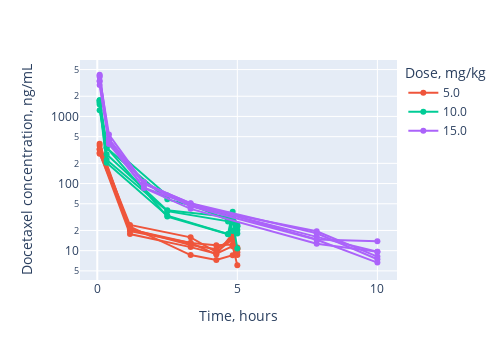

The notebook cell this image was saved under:
### Markdown cell above
Lets look at the data for determining the Pharmacokinetic behaviour to see what it can tell us.

### Code cell
for drug in drugs:
    x_label = "Time, hours"
    y_label = drug + " concentration, " + units[drug]
    df_plot = data_sets[drug+"_"+drug]
    
#     dose_categories = df_drug.DOSE.unique()

    fig = px.line(
        df_plot,
        x="TIME",
        y="OBS",
        line_group="ID",
        color='Dose, '+dose_unit,
        width=500, 
        height=360,
        color_discrete_sequence=px.colors.qualitative.Plotly[1:],
        hover_data=list(df_plot.columns))

    fig.update_xaxes(title_text=x_label)
    fig.update_yaxes(title_text=y_label)
    fig.update_layout(yaxis_type="log")
    fig.update_traces(mode='markers+lines')
    
    fig.write_image(image_file + drug + "_PK_traces.svg")
    fig.show()

### Figure 1 — Plotly figure (JSON) as saved in the notebook; plotly's stock layout.template omitted (floating-point values rounded to 4 significant figures)
{"data": [{"customdata": [["Docetaxel", 5, 5335, "hours", 0, 0, ".", ".", 0.2, "ng/mL", 1, "Docetaxel", 0, "0470-2008", "Rat", "Male"], ["Docetaxel", 5, 5335, "hours", 0, 0, ".", ".", 0.2, "ng/mL", 1, "Docetaxel", 0, "0470-2008", "Rat", "Male"], ["Docetaxel", 5, 5335, "hours", 0, 0, ".", ".", 0.2, "ng/mL", 1, "Docetaxel", 0, "0470-2008", "Rat", "Male"], ["Docetaxel", 5, 5335, "hours", 0, 0, ".", ".", 0.2, "ng/mL", 1, "Docetaxel", 0, "0470-2008", "Rat", "Male"], ["Docetaxel", 5, 5335, "hours", 0, 0, ".", ".", 0.2, "ng/mL", 1, "Docetaxel", 0, "0470-2008", "Rat", "Male"], ["Docetaxel", 5, 5335, "hours", 0, 0, ".", ".", 0.2, "ng/mL", 1, "Docetaxel", 0, "0470-2008", "Rat", "Male"]], "hovertemplate": "Dose, mg/kg=%{customdata[1]}<br>ID=%{customdata[2]}<br>TIME=%{x}<br>OBS=%{y}<br>DRUG=%{customdata[0]}<br>TIME_UNIT=%{customdata[3]}<br>EVID=%{customdata[4]}<br>CENS=%{customdata[5]}<br>AMT=%{customdata[6]}<br>TINF=%{customdata[7]}<br>WT=%{customdata[8]}<br>UNIT=%{customdata[9]}<br>YTYPE=%{customdata[10]}<br>YNAME=%{customdata[11]}<br>MDV=%{customdata[12]}<br>STUDY=%{customdata[13]}<br>SPECIES=%{customdata[14]}<br>SEX=%{customdata[15]}<extra></extra>", "legendgroup": "5.0", "line": {"color": "#EF553B", "dash": "solid"}, "mode": "markers+lines", "name": "5.0", "orientation": "v", "showlegend": true, "type": "scatter", "x": [0.083, 1.167, 3.333, 4.25, 4.833, 5], "xaxis": "x", "y": [320.8, 19.59, 13.03, 12.07, 12.36, 10.48], "yaxis": "y"}, {"customdata": [["Docetaxel", 5, 5336, "hours", 0, 0, ".", ".", 0.2, "ng/mL", 1, "Docetaxel", 0, "0470-2008", "Rat", "Male"], ["Docetaxel", 5, 5336, "hours", 0, 0, ".", ".", 0.2, "ng/mL", 1, "Docetaxel", 0, "0470-2008", "Rat", "Male"], ["Docetaxel", 5, 5336, "hours", 0, 0, ".", ".", 0.2, "ng/mL", 1, "Docetaxel", 0, "0470-2008", "Rat", "Male"], ["Docetaxel", 5, 5336, "hours", 0, 0, ".", ".", 0.2, "ng/mL", 1, "Docetaxel", 0, "0470-2008", "Rat", "Male"], ["Docetaxel", 5, 5336, "hours", 0, 0, ".", ".", 0.2, "ng/mL", 1, "Docetaxel", 0, "0470-2008", "Rat", "Male"], ["Docetaxel", 5, 5336, "hours", 0, 0, ".", ".", 0.2, "ng/mL", 1, "Docetaxel", 0, "0470-2008", "Rat", "Male"]], "hovertemplate": "Dose, mg/kg=%{customdata[1]}<br>ID=%{customdata[2]}<br>TIME=%{x}<br>OBS=%{y}<br>DRUG=%{customdata[0]}<br>TIME_UNIT=%{customdata[3]}<br>EVID=%{customdata[4]}<br>CENS=%{customdata[5]}<br>AMT=%{customdata[6]}<br>TINF=%{customdata[7]}<br>WT=%{customdata[8]}<br>UNIT=%{customdata[9]}<br>YTYPE=%{customdata[10]}<br>YNAME=%{customdata[11]}<br>MDV=%{customdata[12]}<br>STUDY=%{customdata[13]}<br>SPECIES=%{customdata[14]}<br>SEX=%{customdata[15]}<extra></extra>", "legendgroup": "5.0", "line": {"color": "#EF553B", "dash": "solid"}, "mode": "markers+lines", "name": "5.0", "orientation": "v", "showlegend": false, "type": "scatter", "x": [0.083, 1.167, 3.333, 4.25, 4.833, 5], "xaxis": "x", "y": [288.9, 17.69, 11.29, 8.985, 11.66, 6.062], "yaxis": "y"}, {"customdata": [["Docetaxel", 5, 5337, "hours", 0, 0, ".", ".", 0.2, "ng/mL", 1, "Docetaxel", 0, "0470-2008", "Rat", "Male"], ["Docetaxel", 5, 5337, "hours", 0, 0, ".", ".", 0.2, "ng/mL", 1, "Docetaxel", 0, "0470-2008", "Rat", "Male"], ["Docetaxel", 5, 5337, "hours", 0, 0, ".", ".", 0.2, "ng/mL", 1, "Docetaxel", 0, "0470-2008", "Rat", "Male"], ["Docetaxel", 5, 5337, "hours", 0, 0, ".", ".", 0.2, "ng/mL", 1, "Docetaxel", 0, "0470-2008", "Rat", "Male"], ["Docetaxel", 5, 5337, "hours", 0, 0, ".", ".", 0.2, "ng/mL", 1, "Docetaxel", 0, "0470-2008", "Rat", "Male"], ["Docetaxel", 5, 5337, "hours", 0, 0, ".", ".", 0.2, "ng/mL", 1, "Docetaxel", 0, "0470-2008", "Rat", "Male"]], "hovertemplate": "Dose, mg/kg=%{customdata[1]}<br>ID=%{customdata[2]}<br>TIME=%{x}<br>OBS=%{y}<br>DRUG=%{customdata[0]}<br>TIME_UNIT=%{customdata[3]}<br>EVID=%{customdata[4]}<br>CENS=%{customdata[5]}<br>AMT=%{customdata[6]}<br>TINF=%{customdata[7]}<br>WT=%{customdata[8]}<br>UNIT=%{customdata[9]}<br>YTYPE=%{customdata[10]}<br>YNAME=%{customdata[11]}<br>MDV=%{customdata[12]}<br>STUDY=%{customdata[13]}<br>SPECIES=%{customdata[14]}<br>SEX=%{customdata[15]}<extra></extra>", "legendgroup": "5.0", "line": {"color": "#EF553B", "dash": "solid"}, "mode": "markers+lines", "name": "5.0", "orientation": "v", "showlegend": false, "type": "scatter", "x": [0.083, 1.167, 3.333, 4.25, 4.833, 5], "xaxis": "x", "y": [366.5, 20.7, 13.0, 8.802, 17.93, 9.496], "yaxis": "y"}, {"customdata": [["Docetaxel", 5, 5338, "hours", 0, 0, ".", ".", 0.2, "ng/mL", 1, "Docetaxel", 0, "0470-2008", "Rat", "Male"], ["Docetaxel", 5, 5338, "hours", 0, 0, ".", ".", 0.2, "ng/mL", 1, "Docetaxel", 0, "0470-2008", "Rat", "Male"], ["Docetaxel", 5, 5338, "hours", 0, 0, ".", ".", 0.2, "ng/mL", 1, "Docetaxel", 0, "0470-2008", "Rat", "Male"], ["Docetaxel", 5, 5338, "hours", 0, 0, ".", ".", 0.2, "ng/mL", 1, "Docetaxel", 0, "0470-2008", "Rat", "Male"], ["Docetaxel", 5, 5338, "hours", 0, 0, ".", ".", 0.2, "ng/mL", 1, "Docetaxel", 0, "0470-2008", "Rat", "Male"], ["Docetaxel", 5, 5338, "hours", 0, 0, ".", ".", 0.2, "ng/mL", 1, "Docetaxel", 0, "0470-2008", "Rat", "Male"]], "hovertemplate": "Dose, mg/kg=%{customdata[1]}<br>ID=%{customdata[2]}<br>TIME=%{x}<br>OBS=%{y}<br>DRUG=%{customdata[0]}<br>TIME_UNIT=%{customdata[3]}<br>EVID=%{customdata[4]}<br>CENS=%{customdata[5]}<br>AMT=%{customdata[6]}<br>TINF=%{customdata[7]}<br>WT=%{customdata[8]}<br>UNIT=%{customdata[9]}<br>YTYPE=%{customdata[10]}<br>YNAME=%{customdata[11]}<br>MDV=%{customdata[12]}<br>STUDY=%{customdata[13]}<br>SPECIES=%{customdata[14]}<br>SEX=%{customdata[15]}<extra></extra>", "legendgroup": "5.0", "line": {"color": "#EF553B", "dash": "solid"}, "mode": "markers+lines", "name": "5.0", "orientation": "v", "showlegend": false, "type": "scatter", "x": [0.083, 1.167, 3.333, 4.25, 4.833, 5], "xaxis": "x", "y": [328.6, 24.12, 15.78, 9.524, 14.85, 10.65], "yaxis": "y"}, {"customdata": [["Docetaxel", 5, 5339, "hours", 0, 0, ".", ".", 0.2, "ng/mL", 1, "Docetaxel", 0, "0470-2008", "Rat", "Male"], ["Docetaxel", 5, 5339, "hours", 0, 0, ".", ".", 0.2, "ng/mL", 1, "Docetaxel", 0, "0470-2008", "Rat", "Male"], ["Docetaxel", 5, 5339, "hours", 0, 0, ".", ".", 0.2, "ng/mL", 1, "Docetaxel", 0, "0470-2008", "Rat", "Male"], ["Docetaxel", 5, 5339, "hours", 0, 0, ".", ".", 0.2, "ng/mL", 1, "Docetaxel", 0, "0470-2008", "Rat", "Male"], ["Docetaxel", 5, 5339, "hours", 0, 0, ".", ".", 0.2, "ng/mL", 1, "Docetaxel", 0, "0470-2008", "Rat", "Male"], ["Docetaxel", 5, 5339, "hours", 0, 0, ".", ".", 0.2, "ng/mL", 1, "Docetaxel", 0, "0470-2008", "Rat", "Male"]], "hovertemplate": "Dose, mg/kg=%{customdata[1]}<br>ID=%{customdata[2]}<br>TIME=%{x}<br>OBS=%{y}<br>DRUG=%{customdata[0]}<br>TIME_UNIT=%{customdata[3]}<br>EVID=%{customdata[4]}<br>CENS=%{customdata[5]}<br>AMT=%{customdata[6]}<br>TINF=%{customdata[7]}<br>WT=%{customdata[8]}<br>UNIT=%{customdata[9]}<br>YTYPE=%{customdata[10]}<br>YNAME=%{customdata[11]}<br>MDV=%{customdata[12]}<br>STUDY=%{customdata[13]}<br>SPECIES=%{customdata[14]}<br>SEX=%{customdata[15]}<extra></extra>", "legendgroup": "5.0", "line": {"color": "#EF553B", "dash": "solid"}, "mode": "markers+lines", "name": "5.0", "orientation": "v", "showlegend": false, "type": "scatter", "x": [0.083, 1.167, 3.333, 4.25, 4.833, 5], "xaxis": "x", "y": [278.8, 22.88, 8.601, 7.25, 8.539, 11.11], "yaxis": "y"}, {"customdata": [["Docetaxel", 5, 5340, "hours", 0, 0, ".", ".", 0.2, "ng/mL", 1, "Docetaxel", 0, "0470-2008", "Rat", "Male"], ["Docetaxel", 5, 5340, "hours", 0, 0, ".", ".", 0.2, "ng/mL", 1, "Docetaxel", 0, "0470-2008", "Rat", "Male"], ["Docetaxel", 5, 5340, "hours", 0, 0, ".", ".", 0.2, "ng/mL", 1, "Docetaxel", 0, "0470-2008", "Rat", "Male"], ["Docetaxel", 5, 5340, "hours", 0, 0, ".", ".", 0.2, "ng/mL", 1, "Docetaxel", 0, "0470-2008", "Rat", "Male"], ["Docetaxel", 5, 5340, "hours", 0, 0, ".", ".", 0.2, "ng/mL", 1, "Docetaxel", 0, "0470-2008", "Rat", "Male"], ["Docetaxel", 5, 5340, "hours", 0, 0, ".", ".", 0.2, "ng/mL", 1, "Docetaxel", 0, "0470-2008", "Rat", "Male"]], "hovertemplate": "Dose, mg/kg=%{customdata[1]}<br>ID=%{customdata[2]}<br>TIME=%{x}<br>OBS=%{y}<br>DRUG=%{customdata[0]}<br>TIME_UNIT=%{customdata[3]}<br>EVID=%{customdata[4]}<br>CENS=%{customdata[5]}<br>AMT=%{customdata[6]}<br>TINF=%{customdata[7]}<br>WT=%{customdata[8]}<br>UNIT=%{customdata[9]}<br>YTYPE=%{customdata[10]}<br>YNAME=%{customdata[11]}<br>MDV=%{customdata[12]}<br>STUDY=%{customdata[13]}<br>SPECIES=%{customdata[14]}<br>SEX=%{customdata[15]}<extra></extra>", "legendgroup": "5.0", "line": {"color": "#EF553B", "dash": "solid"}, "mode": "markers+lines", "name": "5.0", "orientation": "v", "showlegend": false, "type": "scatter", "x": [0.083, 1.167, 3.333, 4.25, 4.833, 5], "xaxis": "x", "y": [391.4, 21.01, 12.19, 10.49, 15.47, 8.633], "yaxis": "y"}, {"customdata": [["Docetaxel", 10, 5341, "hours", 0, 0, ".", ".", 0.2, "ng/mL", 1, "Docetaxel", 0, "0470-2008", "Rat", "Male"], ["Docetaxel", 10, 5341, "hours", 0, 0, ".", ".", 0.2, "ng/mL", 1, "Docetaxel", 0, "0470-2008", "Rat", "Male"], ["Docetaxel", 10, 5341, "hours", 0, 0, ".", ".", 0.2, "ng/mL", 1, "Docetaxel", 0, "0470-2008", "Rat", "Male"], ["Docetaxel", 10, 5341, "hours", 0, 0, ".", ".", 0.2, "ng/mL", 1, "Docetaxel", 0, "0470-2008", "Rat", "Male"], ["Docetaxel", 10, 5341, "hours", 0, 0, ".", ".", 0.2, "ng/mL", 1, "Docetaxel", 0, "0470-2008", "Rat", "Male"], ["Docetaxel", 10, 5341, "hours", 0, 0, ".", ".", 0.2, "ng/mL", 1, "Docetaxel", 0, "0470-2008", "Rat", "Male"]], "hovertemplate": "Dose, mg/kg=%{customdata[1]}<br>ID=%{customdata[2]}<br>TIME=%{x}<br>OBS=%{y}<br>DRUG=%{customdata[0]}<br>TIME_UNIT=%{customdata[3]}<br>EVID=%{customdata[4]}<br>CENS=%{customdata[5]}<br>AMT=%{customdata[6]}<br>TINF=%{customdata[7]}<br>WT=%{customdata[8]}<br>UNIT=%{customdata[9]}<br>YTYPE=%{customdata[10]}<br>YNAME=%{customdata[11]}<br>MDV=%{customdata[12]}<br>STUDY=%{customdata[13]}<br>SPECIES=%{customdata[14]}<br>SEX=%{customdata[15]}<extra></extra>", "legendgroup": "10.0", "line": {"color": "#00CC96", "dash": "solid"}, "mode": "markers+lines", "name": "10.0", "orientation": "v", "showlegend": true, "type": "scatter", "x": [0.083, 0.333, 2.5, 4.666, 4.833, 5], "xaxis": "x", "y": [1653.0, 343.7, 32.24, 17.53, 37.97, 23.05], "yaxis": "y"}, {"customdata": [["Docetaxel", 10, 5342, "hours", 0, 0, ".", ".", 0.2, "ng/mL", 1, "Docetaxel", 0, "0470-2008", "Rat", "Male"], ["Docetaxel", 10, 5342, "hours", 0, 0, ".", ".", 0.2, "ng/mL", 1, "Docetaxel", 0, "0470-2008", "Rat", "Male"], ["Docetaxel", 10, 5342, "hours", 0, 0, ".", ".", 0.2, "ng/mL", 1, "Docetaxel", 0, "0470-2008", "Rat", "Male"], ["Docetaxel", 10, 5342, "hours", 0, 0, ".", ".", 0.2, "ng/mL", 1, "Docetaxel", 0, "0470-2008", "Rat", "Male"], ["Docetaxel", 10, 5342, "hours", 0, 0, ".", ".", 0.2, "ng/mL", 1, "Docetaxel", 0, "0470-2008", "Rat", "Male"], ["Docetaxel", 10, 5342, "hours", 0, 0, ".", ".", 0.2, "ng/mL", 1, "Docetaxel", 0, "0470-2008", "Rat", "Male"]], "hovertemplate": "Dose, mg/kg=%{customdata[1]}<br>ID=%{customdata[2]}<br>TIME=%{x}<br>OBS=%{y}<br>DRUG=%{customdata[0]}<br>TIME_UNIT=%{customdata[3]}<br>EVID=%{customdata[4]}<br>CENS=%{customdata[5]}<br>AMT=%{customdata[6]}<br>TINF=%{customdata[7]}<br>WT=%{customdata[8]}<br>UNIT=%{customdata[9]}<br>YTYPE=%{customdata[10]}<br>YNAME=%{customdata[11]}<br>MDV=%{customdata[12]}<br>STUDY=%{customdata[13]}<br>SPECIES=%{customdata[14]}<br>SEX=%{customdata[15]}<extra></extra>", "legendgroup": "10.0", "line": {"color": "#00CC96", "dash": "solid"}, "mode": "markers+lines", "name": "10.0", "orientation": "v", "showlegend": false, "type": "scatter", "x": [0.083, 0.333, 2.5, 4.666, 4.833, 5], "xaxis": "x", "y": [1603.0, 226.4, 38.79, 27.22, 26.71, 18.1], "yaxis": "y"}, {"customdata": [["Docetaxel", 10, 5343, "hours", 0, 0, ".", ".", 0.2, "ng/mL", 1, "Docetaxel", 0, "0470-2008", "Rat", "Male"], ["Docetaxel", 10, 5343, "hours", 0, 0, ".", ".", 0.2, "ng/mL", 1, "Docetaxel", 0, "0470-2008", "Rat", "Male"], ["Docetaxel", 10, 5343, "hours", 0, 0, ".", ".", 0.2, "ng/mL", 1, "Docetaxel", 0, "0470-2008", "Rat", "Male"], ["Docetaxel", 10, 5343, "hours", 0, 0, ".", ".", 0.2, "ng/mL", 1, "Docetaxel", 0, "0470-2008", "Rat", "Male"], ["Docetaxel", 10, 5343, "hours", 0, 0, ".", ".", 0.2, "ng/mL", 1, "Docetaxel", 0, "0470-2008", "Rat", "Male"], ["Docetaxel", 10, 5343, "hours", 0, 0, ".", ".", 0.2, "ng/mL", 1, "Docetaxel", 0, "0470-2008", "Rat", "Male"]], "hovertemplate": "Dose, mg/kg=%{customdata[1]}<br>ID=%{customdata[2]}<br>TIME=%{x}<br>OBS=%{y}<br>DRUG=%{customdata[0]}<br>TIME_UNIT=%{customdata[3]}<br>EVID=%{customdata[4]}<br>CENS=%{customdata[5]}<br>AMT=%{customdata[6]}<br>TINF=%{customdata[7]}<br>WT=%{customdata[8]}<br>UNIT=%{customdata[9]}<br>YTYPE=%{customdata[10]}<br>YNAME=%{customdata[11]}<br>MDV=%{customdata[12]}<br>STUDY=%{customdata[13]}<br>SPECIES=%{customdata[14]}<br>SEX=%{customdata[15]}<extra></extra>", "legendgroup": "10.0", "line": {"color": "#00CC96", "dash": "solid"}, "mode": "markers+lines", "name": "10.0", "orientation": "v", "showlegend": false, "type": "scatter", "x": [0.083, 0.333, 2.5, 4.666, 4.833, 5], "xaxis": "x", "y": [1511.0, 204.3, 33.16, 17.68, 27.45, 10.77], "yaxis": "y"}, {"customdata": [["Docetaxel", 10, 5344, "hours", 0, 0, ".", ".", 0.2, "ng/mL", 1, "Docetaxel", 0, "0470-2008", "Rat", "Male"], ["Docetaxel", 10, 5344, "hours", 0, 0, ".", ".", 0.2, "ng/mL", 1, "Docetaxel", 0, "0470-2008", "Rat", "Male"], ["Docetaxel", 10, 5344, "hours", 0, 0, ".", ".", 0.2, "ng/mL", 1, "Docetaxel", 0, "0470-2008", "Rat", "Male"], ["Docetaxel", 10, 5344, "hours", 0, 0, ".", ".", 0.2, "ng/mL", 1, "Docetaxel", 0, "0470-2008", "Rat", "Male"], ["Docetaxel", 10, 5344, "hours", 0, 0, ".", ".", 0.2, "ng/mL", 1, "Docetaxel", 0, "0470-2008", "Rat", "Male"], ["Docetaxel", 10, 5344, "hours", 0, 0, ".", ".", 0.2, "ng/mL", 1, "Docetaxel", 0, "0470-2008", "Rat", "Male"]], "hovertemplate": "Dose, mg/kg=%{customdata[1]}<br>ID=%{customdata[2]}<br>TIME=%{x}<br>OBS=%{y}<br>DRUG=%{customdata[0]}<br>TIME_UNIT=%{customdata[3]}<br>EVID=%{customdata[4]}<br>CENS=%{customdata[5]}<br>AMT=%{customdata[6]}<br>TINF=%{customdata[7]}<br>WT=%{customdata[8]}<br>UNIT=%{customdata[9]}<br>YTYPE=%{customdata[10]}<br>YNAME=%{customdata[11]}<br>MDV=%{customdata[12]}<br>STUDY=%{customdata[13]}<br>SPECIES=%{customdata[14]}<br>SEX=%{customdata[15]}<extra></extra>", "legendgroup": "10.0", "line": {"color": "#00CC96", "dash": "solid"}, "mode": "markers+lines", "name": "10.0", "orientation": "v", "showlegend": false, "type": "scatter", "x": [0.083, 0.333, 2.5, 4.666, 4.833, 5], "xaxis": "x", "y": [1241.0, 339.5, 58.14, 34.48, 29.56, 24.23], "yaxis": "y"}, {"customdata": [["Docetaxel", 10, 5345, "hours", 0, 0, ".", ".", 0.2, "ng/mL", 1, "Docetaxel", 0, "0470-2008", "Rat", "Male"], ["Docetaxel", 10, 5345, "hours", 0, 0, ".", ".", 0.2, "ng/mL", 1, "Docetaxel", 0, "0470-2008", "Rat", "Male"], ["Docetaxel", 10, 5345, "hours", 0, 0, ".", ".", 0.2, "ng/mL", 1, "Docetaxel", 0, "0470-2008", "Rat", "Male"], ["Docetaxel", 10, 5345, "hours", 0, 0, ".", ".", 0.2, "ng/mL", 1, "Docetaxel", 0, "0470-2008", "Rat", "Male"], ["Docetaxel", 10, 5345, "hours", 0, 0, ".", ".", 0.2, "ng/mL", 1, "Docetaxel", 0, "0470-2008", "Rat", "Male"], ["Docetaxel", 10, 5345, "hours", 0, 0, ".", ".", 0.2, "ng/mL", 1, "Docetaxel", 0, "0470-2008", "Rat", "Male"]], "hovertemplate": "Dose, mg/kg=%{customdata[1]}<br>ID=%{customdata[2]}<br>TIME=%{x}<br>OBS=%{y}<br>DRUG=%{customdata[0]}<br>TIME_UNIT=%{customdata[3]}<br>EVID=%{customdata[4]}<br>CENS=%{customdata[5]}<br>AMT=%{customdata[6]}<br>TINF=%{customdata[7]}<br>WT=%{customdata[8]}<br>UNIT=%{customdata[9]}<br>YTYPE=%{customdata[10]}<br>YNAME=%{customdata[11]}<br>MDV=%{customdata[12]}<br>STUDY=%{customdata[13]}<br>SPECIES=%{customdata[14]}<br>SEX=%{customdata[15]}<extra></extra>", "legendgroup": "10.0", "line": {"color": "#00CC96", "dash": "solid"}, "mode": "markers+lines", "name": "10.0", "orientation": "v", "showlegend": false, "type": "scatter", "x": [0.083, 0.333, 2.5, 4.666, 4.833, 5], "xaxis": "x", "y": [1737.0, 406.9, 66.49, 28.92, 30.58, 23.15], "yaxis": "y"}, {"customdata": [["Docetaxel", 10, 5346, "hours", 0, 0, ".", ".", 0.2, "ng/mL", 1, "Docetaxel", 0, "0470-2008", "Rat", "Male"], ["Docetaxel", 10, 5346, "hours", 0, 0, ".", ".", 0.2, "ng/mL", 1, "Docetaxel", 0, "0470-2008", "Rat", "Male"], ["Docetaxel", 10, 5346, "hours", 0, 0, ".", ".", 0.2, "ng/mL", 1, "Docetaxel", 0, "0470-2008", "Rat", "Male"], ["Docetaxel", 10, 5346, "hours", 0, 0, ".", ".", 0.2, "ng/mL", 1, "Docetaxel", 0, "0470-2008", "Rat", "Male"], ["Docetaxel", 10, 5346, "hours", 0, 0, ".", ".", 0.2, "ng/mL", 1, "Docetaxel", 0, "0470-2008", "Rat", "Male"], ["Docetaxel", 10, 5346, "hours", 0, 0, ".", ".", 0.2, "ng/mL", 1, "Docetaxel", 0, "0470-2008", "Rat", "Male"]], "hovertemplate": "Dose, mg/kg=%{customdata[1]}<br>ID=%{customdata[2]}<br>TIME=%{x}<br>OBS=%{y}<br>DRUG=%{customdata[0]}<br>TIME_UNIT=%{customdata[3]}<br>EVID=%{customdata[4]}<br>CENS=%{customdata[5]}<br>AMT=%{customdata[6]}<br>TINF=%{customdata[7]}<br>WT=%{customdata[8]}<br>UNIT=%{customdata[9]}<br>YTYPE=%{customdata[10]}<br>YNAME=%{customdata[11]}<br>MDV=%{customdata[12]}<br>STUDY=%{customdata[13]}<br>SPECIES=%{customdata[14]}<br>SEX=%{customdata[15]}<extra></extra>", "legendgroup": "10.0", "line": {"color": "#00CC96", "dash": "solid"}, "mode": "markers+lines", "name": "10.0", "orientation": "v", "showlegend": false, "type": "scatter", "x": [0.083, 0.333, 2.5, 4.666, 4.833, 5], "xaxis": "x", "y": [1740.0, 272.9, 39.86, 31.88, 19.66, 20.24], "yaxis": "y"}, {"customdata": [["Docetaxel", 15, 5365, "hours", 0, 0, ".", ".", 0.2, "ng/mL", 1, "Docetaxel", 0, "0470-2008", "Rat", "Male"], ["Docetaxel", 15, 5365, "hours", 0, 0, ".", ".", 0.2, "ng/mL", 1, "Docetaxel", 0, "0470-2008", "Rat", "Male"], ["Docetaxel", 15, 5365, "hours", 0, 0, ".", ".", 0.2, "ng/mL", 1, "Docetaxel", 0, "0470-2008", "Rat", "Male"], ["Docetaxel", 15, 5365, "hours", 0, 0, ".", ".", 0.2, "ng/mL", 1, "Docetaxel", 0, "0470-2008", "Rat", "Male"], ["Docetaxel", 15, 5365, "hours", 0, 0, ".", ".", 0.2, "ng/mL", 1, "Docetaxel", 0, "0470-2008", "Rat", "Male"], ["Docetaxel", 15, 5365, "hours", 0, 0, ".", ".", 0.2, "ng/mL", 1, "Docetaxel", 0, "0470-2008", "Rat", "Male"]], "hovertemplate": "Dose, mg/kg=%{customdata[1]}<br>ID=%{customdata[2]}<br>TIME=%{x}<br>OBS=%{y}<br>DRUG=%{customdata[0]}<br>TIME_UNIT=%{customdata[3]}<br>EVID=%{customdata[4]}<br>CENS=%{customdata[5]}<br>AMT=%{customdata[6]}<br>TINF=%{customdata[7]}<br>WT=%{customdata[8]}<br>UNIT=%{customdata[9]}<br>YTYPE=%{customdata[10]}<br>YNAME=%{customdata[11]}<br>MDV=%{customdata[12]}<br>STUDY=%{customdata[13]}<br>SPECIES=%{customdata[14]}<br>SEX=%{customdata[15]}<extra></extra>", "legendgroup": "15.0", "line": {"color": "#AB63FA", "dash": "solid"}, "mode": "markers+lines", "name": "15.0", "orientation": "v", "showlegend": true, "type": "scatter", "x": [0.083, 0.416, 1.666, 3.333, 7.833, 10], "xaxis": "x", "y": [3857.0, 538.5, 101.6, 50.62, 14.66, 13.79], "yaxis": "y"}, {"customdata": [["Docetaxel", 15, 5366, "hours", 0, 0, ".", ".", 0.2, "ng/mL", 1, "Docetaxel", 0, "0470-2008", "Rat", "Male"], ["Docetaxel", 15, 5366, "hours", 0, 0, ".", ".", 0.2, "ng/mL", 1, "Docetaxel", 0, "0470-2008", "Rat", "Male"], ["Docetaxel", 15, 5366, "hours", 0, 0, ".", ".", 0.2, "ng/mL", 1, "Docetaxel", 0, "0470-2008", "Rat", "Male"], ["Docetaxel", 15, 5366, "hours", 0, 0, ".", ".", 0.2, "ng/mL", 1, "Docetaxel", 0, "0470-2008", "Rat", "Male"], ["Docetaxel", 15, 5366, "hours", 0, 0, ".", ".", 0.2, "ng/mL", 1, "Docetaxel", 0, "0470-2008", "Rat", "Male"], ["Docetaxel", 15, 5366, "hours", 0, 0, ".", ".", 0.2, "ng/mL", 1, "Docetaxel", 0, "0470-2008", "Rat", "Male"]], "hovertemplate": "Dose, mg/kg=%{customdata[1]}<br>ID=%{customdata[2]}<br>TIME=%{x}<br>OBS=%{y}<br>DRUG=%{customdata[0]}<br>TIME_UNIT=%{customdata[3]}<br>EVID=%{customdata[4]}<br>CENS=%{customdata[5]}<br>AMT=%{customdata[6]}<br>TINF=%{customdata[7]}<br>WT=%{customdata[8]}<br>UNIT=%{customdata[9]}<br>YTYPE=%{customdata[10]}<br>YNAME=%{customdata[11]}<br>MDV=%{customdata[12]}<br>STUDY=%{customdata[13]}<br>SPECIES=%{customdata[14]}<br>SEX=%{customdata[15]}<extra></extra>", "legendgroup": "15.0", "line": {"color": "#AB63FA", "dash": "solid"}, "mode": "markers+lines", "name": "15.0", "orientation": "v", "showlegend": false, "type": "scatter", "x": [0.083, 0.416, 1.666, 3.333, 7.833, 10], "xaxis": "x", "y": [3317.0, 427.0, 85.94, 41.96, 12.68, 9.603], "yaxis": "y"}, {"customdata": [["Docetaxel", 15, 5367, "hours", 0, 0, ".", ".", 0.2, "ng/mL", 1, "Docetaxel", 0, "0470-2008", "Rat", "Male"], ["Docetaxel", 15, 5367, "hours", 0, 0, ".", ".", 0.2, "ng/mL", 1, "Docetaxel", 0, "0470-2008", "Rat", "Male"], ["Docetaxel", 15, 5367, "hours", 0, 0, ".", ".", 0.2, "ng/mL", 1, "Docetaxel", 0, "0470-2008", "Rat", "Male"], ["Docetaxel", 15, 5367, "hours", 0, 0, ".", ".", 0.2, "ng/mL", 1, "Docetaxel", 0, "0470-2008", "Rat", "Male"], ["Docetaxel", 15, 5367, "hours", 0, 0, ".", ".", 0.2, "ng/mL", 1, "Docetaxel", 0, "0470-2008", "Rat", "Male"], ["Docetaxel", 15, 5367, "hours", 0, 0, ".", ".", 0.2, "ng/mL", 1, "Docetaxel", 0, "0470-2008", "Rat", "Male"]], "hovertemplate": "Dose, mg/kg=%{customdata[1]}<br>ID=%{customdata[2]}<br>TIME=%{x}<br>OBS=%{y}<br>DRUG=%{customdata[0]}<br>TIME_UNIT=%{customdata[3]}<br>EVID=%{customdata[4]}<br>CENS=%{customdata[5]}<br>AMT=%{customdata[6]}<br>TINF=%{customdata[7]}<br>WT=%{customdata[8]}<br>UNIT=%{customdata[9]}<br>YTYPE=%{customdata[10]}<br>YNAME=%{customdata[11]}<br>MDV=%{customdata[12]}<br>STUDY=%{customdata[13]}<br>SPECIES=%{customdata[14]}<br>SEX=%{customdata[15]}<extra></extra>", "legendgroup": "15.0", "line": {"color": "#AB63FA", "dash": "solid"}, "mode": "markers+lines", "name": "15.0", "orientation": "v", "showlegend": false, "type": "scatter", "x": [0.083, 0.416, 1.666, 3.333, 7.833, 10], "xaxis": "x", "y": [2951.0, 389.2, 87.11, 48.88, 16.05, 9.603], "yaxis": "y"}, {"customdata": [["Docetaxel", 15, 5368, "hours", 0, 0, ".", ".", 0.2, "ng/mL", 1, "Docetaxel", 0, "0470-2008", "Rat", "Male"], ["Docetaxel", 15, 5368, "hours", 0, 0, ".", ".", 0.2, "ng/mL", 1, "Docetaxel", 0, "0470-2008", "Rat", "Male"], ["Docetaxel", 15, 5368, "hours", 0, 0, ".", ".", 0.2, "ng/mL", 1, "Docetaxel", 0, "0470-2008", "Rat", "Male"], ["Docetaxel", 15, 5368, "hours", 0, 0, ".", ".", 0.2, "ng/mL", 1, "Docetaxel", 0, "0470-2008", "Rat", "Male"], ["Docetaxel", 15, 5368, "hours", 0, 0, ".", ".", 0.2, "ng/mL", 1, "Docetaxel", 0, "0470-2008", "Rat", "Male"], ["Docetaxel", 15, 5368, "hours", 0, 0, ".", ".", 0.2, "ng/mL", 1, "Docetaxel", 0, "0470-2008", "Rat", "Male"]], "hovertemplate": "Dose, mg/kg=%{customdata[1]}<br>ID=%{customdata[2]}<br>TIME=%{x}<br>OBS=%{y}<br>DRUG=%{customdata[0]}<br>TIME_UNIT=%{customdata[3]}<br>EVID=%{customdata[4]}<br>CENS=%{customdata[5]}<br>AMT=%{customdata[6]}<br>TINF=%{customdata[7]}<br>WT=%{customdata[8]}<br>UNIT=%{customdata[9]}<br>YTYPE=%{customdata[10]}<br>YNAME=%{customdata[11]}<br>MDV=%{customdata[12]}<br>STUDY=%{customdata[13]}<br>SPECIES=%{customdata[14]}<br>SEX=%{customdata[15]}<extra></extra>", "legendgroup": "15.0", "line": {"color": "#AB63FA", "dash": "solid"}, "mode": "markers+lines", "name": "15.0", "orientation": "v", "showlegend": false, "type": "scatter", "x": [0.083, 0.416, 1.666, 3.333, 7.833, 10], "xaxis": "x", "y": [4183.0, 449.6, 99.89, 50.97, 18.2, 7.453], "yaxis": "y"}, {"customdata": [["Docetaxel", 15, 5369, "hours", 0, 0, ".", ".", 0.2, "ng/mL", 1, "Docetaxel", 0, "0470-2008", "Rat", "Male"], ["Docetaxel", 15, 5369, "hours", 0, 0, ".", ".", 0.2, "ng/mL", 1, "Docetaxel", 0, "0470-2008", "Rat", "Male"], ["Docetaxel", 15, 5369, "hours", 0, 0, ".", ".", 0.2, "ng/mL", 1, "Docetaxel", 0, "0470-2008", "Rat", "Male"], ["Docetaxel", 15, 5369, "hours", 0, 0, ".", ".", 0.2, "ng/mL", 1, "Docetaxel", 0, "0470-2008", "Rat", "Male"], ["Docetaxel", 15, 5369, "hours", 0, 0, ".", ".", 0.2, "ng/mL", 1, "Docetaxel", 0, "0470-2008", "Rat", "Male"], ["Docetaxel", 15, 5369, "hours", 0, 0, ".", ".", 0.2, "ng/mL", 1, "Docetaxel", 0, "0470-2008", "Rat", "Male"]], "hovertemplate": "Dose, mg/kg=%{customdata[1]}<br>ID=%{customdata[2]}<br>TIME=%{x}<br>OBS=%{y}<br>DRUG=%{customdata[0]}<br>TIME_UNIT=%{customdata[3]}<br>EVID=%{customdata[4]}<br>CENS=%{customdata[5]}<br>AMT=%{customdata[6]}<br>TINF=%{customdata[7]}<br>WT=%{customdata[8]}<br>UNIT=%{customdata[9]}<br>YTYPE=%{customdata[10]}<br>YNAME=%{customdata[11]}<br>MDV=%{customdata[12]}<br>STUDY=%{customdata[13]}<br>SPECIES=%{customdata[14]}<br>SEX=%{customdata[15]}<extra></extra>", "legendgroup": "15.0", "line": {"color": "#AB63FA", "dash": "solid"}, "mode": "markers+lines", "name": "15.0", "orientation": "v", "showlegend": false, "type": "scatter", "x": [0.083, 0.416, 1.666, 3.333, 7.833, 10], "xaxis": "x", "y": [4032.0, 415.4, 105.1, 46.09, 19.48, 8.151], "yaxis": "y"}, {"customdata": [["Docetaxel", 15, 5370, "hours", 0, 0, ".", ".", 0.2, "ng/mL", 1, "Docetaxel", 0, "0470-2008", "Rat", "Male"], ["Docetaxel", 15, 5370, "hours", 0, 0, ".", ".", 0.2, "ng/mL", 1, "Docetaxel", 0, "0470-2008", "Rat", "Male"], ["Docetaxel", 15, 5370, "hours", 0, 0, ".", ".", 0.2, "ng/mL", 1, "Docetaxel", 0, "0470-2008", "Rat", "Male"], ["Docetaxel", 15, 5370, "hours", 0, 0, ".", ".", 0.2, "ng/mL", 1, "Docetaxel", 0, "0470-2008", "Rat", "Male"], ["Docetaxel", 15, 5370, "hours", 0, 0, ".", ".", 0.2, "ng/mL", 1, "Docetaxel", 0, "0470-2008", "Rat", "Male"], ["Docetaxel", 15, 5370, "hours", 0, 0, ".", ".", 0.2, "ng/mL", 1, "Docetaxel", 0, "0470-2008", "Rat", "Male"]], "hovertemplate": "Dose, mg/kg=%{customdata[1]}<br>ID=%{customdata[2]}<br>TIME=%{x}<br>OBS=%{y}<br>DRUG=%{customdata[0]}<br>TIME_UNIT=%{customdata[3]}<br>EVID=%{customdata[4]}<br>CENS=%{customdata[5]}<br>AMT=%{customdata[6]}<br>TINF=%{customdata[7]}<br>WT=%{customdata[8]}<br>UNIT=%{customdata[9]}<br>YTYPE=%{customdata[10]}<br>YNAME=%{customdata[11]}<br>MDV=%{customdata[12]}<br>STUDY=%{customdata[13]}<br>SPECIES=%{customdata[14]}<br>SEX=%{customdata[15]}<extra></extra>", "legendgroup": "15.0", "line": {"color": "#AB63FA", "dash": "solid"}, "mode": "markers+lines", "name": "15.0", "orientation": "v", "showlegend": false, "type": "scatter", "x": [0.083, 0.416, 1.666, 3.333, 7.833, 10], "xaxis": "x", "y": [3404.0, 462.4, 100.5, 45.86, 14.54, 6.64], "yaxis": "y"}], "layout": {"height": 360, "legend": {"title": {"text": "Dose, mg/kg"}, "tracegroupgap": 0}, "margin": {"t": 60}, "width": 500, "xaxis": {"anchor": "y", "domain": [0, 1], "title": {"text": "Time, hours"}}, "yaxis": {"anchor": "x", "domain": [0, 1], "title": {"text": "Docetaxel concentration, ng/mL"}, "type": "log"}}}
